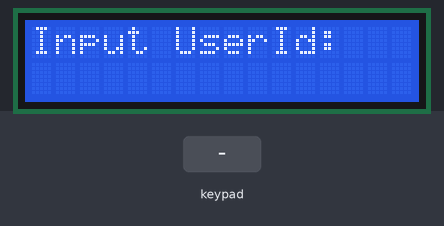
The sketch below on a simulated ESP8266 (NodeMCU). Parts: 16×2 character LCD. Inputs (shaded band) come from the test bench. WiFi joins after 1.5 s; servers stay silent unless stated; what the sketch prints to the serial monitor is not drawn.

Above: at 9.8 s.
9.9 s: keypad keys 0 0 2 2 2 8 8 3 # pressed 0.4 s apart
At 16.0 s:
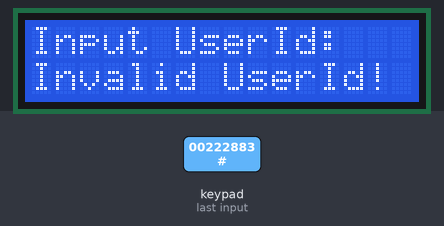
16.3 s: key 'A' pressed
At 18.1 s:
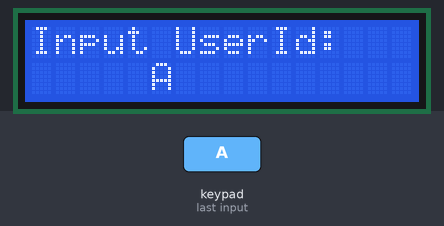
18.4 s: key 'B' pressed
At 19.6 s:
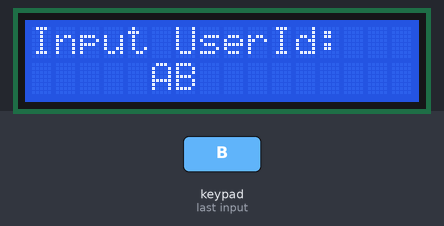
19.9 s: key 'C' pressed
At 20.8 s:
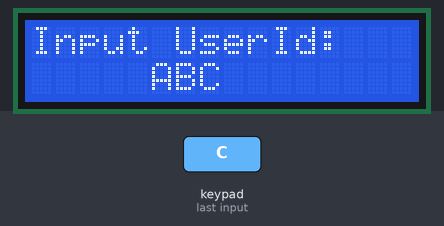
21.4 s: key 'D' pressed
At 22.2 s:
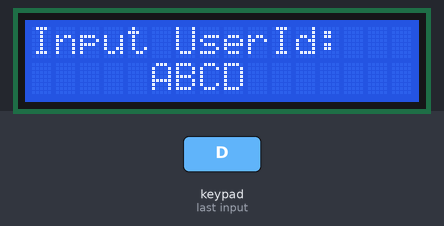
22.9 s: key 'A' pressed
At 24.3 s:
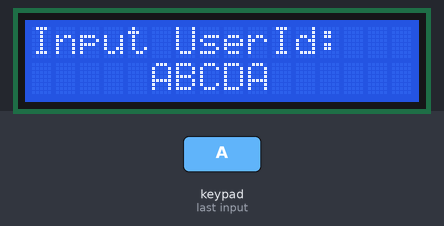
Timing chart, 0 to 25.4 s (numbered marks = the images above; inputs shaded):
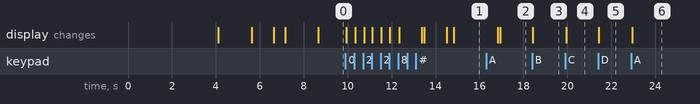

Measured:
- after the input at 9.9 s, the display: first changes at once (image 1 shows a later state)
- after the input at 16.3 s, the display: first differs from a run without the input after 0.64 s (image 2)
- after the input at 18.4 s, the display: changes at once (image 3)
- after the input at 19.9 s, the display: changes at once (image 4)
- after the input at 21.4 s, the display: changes at once (image 5)
- after the input at 22.9 s, the display: changes after 0.05 s (image 6)

The sketch:

2_fitsense.ino
```cpp
//esp ip address 192.168.161.102
// rest api ip address 192.168.161.169

#include <Arduino.h>
#include <Keypad.h>
#include <ESP8266WiFi.h>
#include <ESP8266HTTPClient.h>
#include <ArduinoJson.h>
#include <Wire.h>
#include <LiquidCrystal_I2C.h>


/**** NEED TO CHANGE THIS ACCORDING TO YOUR SETUP *****/
// The REST API endpoint - Change the IP Address
const char *base_rest_url = "http://192.168.161.169:3000/";


//SSID and Password
const char *ssid = "Chetan's Mob";
const char *password = "00222883";
int machine_id=101;
const char *user="";

//Wifi and http
WiFiClient client;
HTTPClient http;

// Keypad columns and rows
#define ROW_NUM 4    // four rows
#define COLUMN_NUM 4 // four columns

const int KEYCODE_SIZE = 6;

char keys[ROW_NUM][COLUMN_NUM] = {
    {'1', '2', '3', 'A'},
    {'4', '5', '6', 'B'},
    {'7', '8', '9', 'C'},
    {'*', '0', '#', 'D'}
};

byte pin_rows[ROW_NUM] = {0, 2, 14, 12};
byte pin_column[COLUMN_NUM] = {13, 15, 3, 1};

Keypad keypad = Keypad(makeKeymap(keys), pin_rows, pin_column, ROW_NUM, COLUMN_NUM);

// Length of Keycode + '\0' char
char input_keypad_code[KEYCODE_SIZE + 1];

bool isComplete = false;
byte ctr = 0;

// set the LCD number of columns and rows
int lcdColumns = 16;
int lcdRows = 2;

// Check your I2C LCD Address
LiquidCrystal_I2C lcd(0x27, lcdColumns, lcdRows);

const int FIRST_LCD_ROW = 0;
const int SECOND_LCD_ROW = 1;

const int LCD_TIME_DELAY = 1000;

// Function to print to LCD
void printToLCD(const String &message, uint8_t column, uint8_t row, bool isClear)
{
  if (isClear)
  {
    lcd.clear();
  }
  // set cursor to  column,  row
  lcd.setCursor(column, row);
  if (message.length() == 0)
  {
    lcd.setCursor(0, 1);
    for (int n = 0; n < 16; n++)
    {
      lcd.print(" ");
    }
  }
  else
  {
    lcd.print(message);
  }
}

// Clear LCD display
void clearLCDLineDisplay(uint8_t row){
    lcd.setCursor(0, row);
    for (int n = 0; n < 16; n++)
    {
      lcd.print(" ");
    }
}

bool parseJson(String jsonDoc)
{
  StaticJsonDocument<512> doc;

  DeserializationError error = deserializeJson(doc, jsonDoc);

  if (error)
  {
    Serial.print("deserializeJson() failed: ");
    Serial.println(error.c_str());
    return false;
  }

  // JSON return from our API Rest Service
  // We are not using everything but only checking the success value if it is true or false
  bool success = doc["success"]; // true
  // const char *message = doc["message"]; // "Successfully retrieved keycode record"
  JsonObject keyCode = doc["keyCode"];
  // const char *keyCode_id = keyCode["_id"];                  // "62e89195006f4422e95cc96f"
  // const char *keyCode_keyCode = keyCode["keyCode"];         // "BC9876"
  // bool keyCode_active = keyCode["active"];                  // true
  user="";
  user = keyCode["description"]; // "Anna key code"
  // const char *keyCode_createdAt = keyCode["createdAt"];     // "2022-08-02T02:53:09.096Z"
  // const char *keyCode_updatedAt = keyCode["updatedAt"];     // "2022-08-02T02:53:09.096Z"
  // int keyCode_v = keyCode["__v"];                           // 0
  // Serial.printf("success :: %d\n", success);
  // Serial.printf("message :: %s\n", message);
  // Serial.printf("keyCode :: ", keyCode);

  return success ? true : false;
}

bool checkKeyCode(String key_code)
{
  bool isPresent = false;
  char rest_api_url[200];
  // Calling our API server
  sprintf(rest_api_url, "%sapi/keycodes/%s", base_rest_url, key_code.c_str());
  Serial.printf("API URL=%s", rest_api_url);

  Serial.print("[HTTP] begin...\n");
  // http.begin(rest_api_url);
  http.begin(client, rest_api_url);


  Serial.print("[HTTP] GET...\n");
  // start connection and send HTTP header
  int httpCode = http.GET();

  // httpCode will be negative on error
  if (httpCode > 0)
  {
    // HTTP header has been send and Server response header has been handled
    Serial.printf("[HTTP] GET... code: %d\n", httpCode);

    // file found at server
    if (httpCode == HTTP_CODE_OK)
    {
      String payload = http.getString();
      Serial.println(payload);
      isPresent = parseJson(payload);
      Serial.printf("isPresent :: %s\n", isPresent ? "Keycode is present!" : "Keycode not found!");
    }
  }
  else
  {
    Serial.printf("[HTTP] GET... failed, error: %s\n", http.errorToString(httpCode).c_str());
  }

  http.end();
  return isPresent;
}

void clearDataArray()
{
  int index = 0;
  while (input_keypad_code[index] != '\0')
  {
    input_keypad_code[index] = 0;
    index++;
  }
}

void keypadEvent(KeypadEvent key)
{
  switch (keypad.getState())
  {
  case PRESSED:
    if (key == '#')
    {
      Serial.println("Validating with the API...");
      if (isComplete)
      {
        Serial.println("Calling the API...");
        Serial.println(input_keypad_code);
        bool isValid = checkKeyCode(input_keypad_code);
        if (isValid)
        {
          printToLCD(user, 0, 1, false);
          delay(LCD_TIME_DELAY);
        }
        else
        {
          printToLCD("Invalid UserId!", 0, 1, false);
          delay(LCD_TIME_DELAY);
        }
        delay(1000);
        printToLCD("", 0, 1, false);
        ctr = 0;
        isComplete = false;
        clearDataArray();
      }
    }
    else if (key == '*')
    {
      clearDataArray();
      Serial.print("After clearing...");
      Serial.println(input_keypad_code);
      printToLCD(input_keypad_code, 5, 1, false);
      ctr = 0;
      isComplete = false;
    }
    else
    {
      if(isComplete){
        printToLCD("Max Length Over!", 0, 1, false);
        delay(1000);
        clearLCDLineDisplay(SECOND_LCD_ROW);
        printToLCD(input_keypad_code, 5, 1, false);
        return;
      }
      input_keypad_code[ctr] = key;
      Serial.println(input_keypad_code);
      printToLCD(input_keypad_code, 5, 1, false);
      ctr++;
      if (ctr == KEYCODE_SIZE)
      {
        Serial.println("6 digit keypad entered!");
        isComplete = true;
      }
    }
    break;

  case RELEASED:
  case IDLE:
  case HOLD:
    break;
  }
}

void setup()
{
  Serial.begin(115200);
  keypad.addEventListener(keypadEvent); // Add an event listener for this keypad
  //Adjust the debounce accordingly
  keypad.setDebounceTime(50);

  lcd.init();
  lcd.clear();
  lcd.backlight(); // Make sure backlight is on

  printToLCD("Initializing...", 1, 0, true);

  for (uint8_t t = 4; t > 0; t--)
  {
    Serial.printf("[SETUP] WAIT %d...\n", t);
    Serial.flush();
    delay(1000);
  }

  printToLCD("Connecting to WIFI...", 2, 0, true);
  printToLCD("WIFI...", 6, 1, false);
  WiFi.begin(ssid, password);

  while (WiFi.status() != WL_CONNECTED)
  {
    delay(500);
    Serial.print(".");
  }

  Serial.println("");
  Serial.println("WiFi connected");
  Serial.println("IP address: ");
  Serial.println(WiFi.localIP());

  printToLCD("Connected!", 2, 0, true);
  delay(1000);
  printToLCD("Welcome to", 1, 0, true);
  delay(500);
  printToLCD("FitSense", 1, 1, false);
  delay(1500);
  printToLCD("Input UserId:", 0, 0, true);

}

void loop()
{
  // Just get the key char entered in our loop
  char key = keypad.getKey();
}
```
